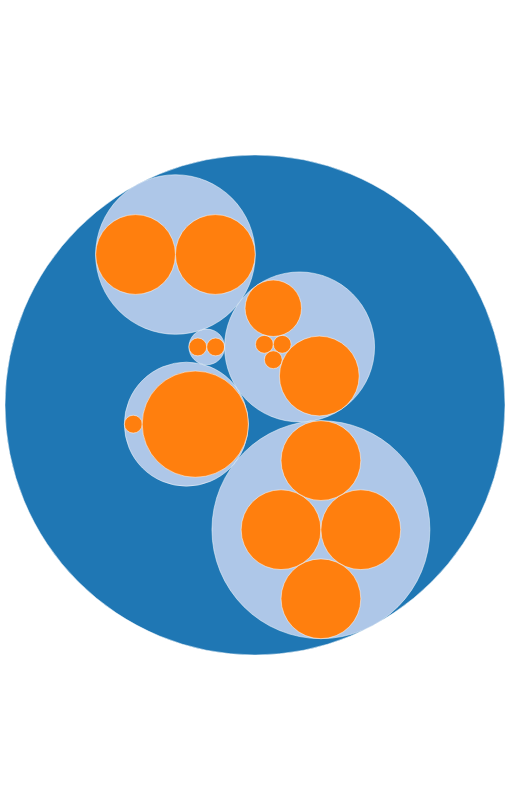

Source (Vega-Lite JSON):
### Vega specification from a JSON file in a GitHub repository (floating-point values rounded to 4 significant figures)
{"height": 800, "padding": 5, "marks": [{"encode": {"update": {"stroke": {"value": "white"}, "x": {"field": "x"}, "strokeWidth": {"value": 0.5}, "size": {"signal": "4 * datum.r * datum.r"}, "y": {"field": "y"}}, "hover": {"stroke": {"value": "red"}, "strokeWidth": {"value": 2}}, "enter": {"shape": {"value": "circle"}, "tooltip": {"signal": "datum.name + (datum.size ? ', ' + datum.size + ' bytes' : '')"}, "fill": {"field": "depth", "scale": "color"}}}, "from": {"data": "tree"}, "type": "symbol"}], "data": [{"name": "tree", "values": [{"id": 1, "name": "World", "parent": null, "size": null, "x": 300, "y": 300, "r": 300, "depth": 0, "children": 5}, {"id": 2, "name": "Africa", "parent": 1, "size": null, "x": 404.2, "y": 341.2, "r": 43.14, "depth": 1, "children": 2}, {"id": 3, "name": "Northern Africa", "parent": 2, "size": 111, "x": 419.5, "y": 322.3, "r": 18.78, "depth": 2, "children": 0}, {"id": 4, "name": "Sub-Saharan Africa", "parent": 2, "size": 3938, "x": 419.9, "y": 334.2, "r": 6.852, "depth": 2, "children": 0}, {"id": 5, "name": "America", "parent": 1, "size": null, "x": 419.9, "y": 334.2, "r": 6.852, "depth": 1, "children": 2}, {"id": 6, "name": "Latin America and the Caribbean", "parent": 5, "size": 111, "x": 419.5, "y": 322.3, "r": 18.78, "depth": 2, "children": 0}, {"id": 7, "name": "Northern America", "parent": 5, "size": 111, "x": 419.5, "y": 322.3, "r": 18.78, "depth": 2, "children": 0}, {"id": 8, "name": "Asia", "parent": 1, "size": null, "x": 419.9, "y": 334.2, "r": 6.852, "depth": 1, "children": 5}, {"id": 9, "name": "Central Asia", "parent": 8, "size": 111, "x": 419.5, "y": 322.3, "r": 18.78, "depth": 2, "children": 0}, {"id": 10, "name": "Eastern Asia", "parent": 8, "size": 111, "x": 419.5, "y": 322.3, "r": 18.78, "depth": 2, "children": 0}, {"id": 11, "name": "South-eastern Asia", "parent": 8, "size": 111, "x": 419.5, "y": 322.3, "r": 18.78, "depth": 2, "children": 0}, {"id": 12, "name": "Southern Asia", "parent": 8, "size": 1112, "x": 419.5, "y": 322.3, "r": 18.78, "depth": 2, "children": 0}, {"id": 13, "name": "Western Asia", "parent": 8, "size": 2222, "x": 419.5, "y": 322.3, "r": 18.78, "depth": 2, "children": 0}, {"id": 14, "name": "Europe", "parent": 1, "size": null, "x": 419.9, "y": 334.2, "r": 6.852, "depth": 1, "children": 4}, {"id": 15, "name": "Eastern Europe", "parent": 14, "size": 2222, "x": 419.5, "y": 322.3, "r": 18.78, "depth": 2, "children": 0}, {"id": 16, "name": "Northern Europe", "parent": 14, "size": 2222, "x": 419.5, "y": 322.3, "r": 18.78, "depth": 2, "children": 0}, {"id": 17, "name": "Southern Europe", "parent": 14, "size": 2222, "x": 419.5, "y": 322.3, "r": 18.78, "depth": 2, "children": 0}, {"id": 18, "name": "Western Europe", "parent": 14, "size": 2222, "x": 419.5, "y": 322.3, "r": 18.78, "depth": 2, "children": 0}, {"id": 19, "name": "Ocenania", "parent": 1, "size": null, "x": 419.9, "y": 334.2, "r": 6.852, "depth": 1, "children": 4}, {"id": 20, "name": "Australia & New Zealand", "parent": 19, "size": 2222, "x": 419.5, "y": 322.3, "r": 18.78, "depth": 2, "children": 0}, {"id": 21, "name": "Polynesia", "parent": 19, "size": 2222, "x": 419.5, "y": 322.3, "r": 18.78, "depth": 2, "children": 0}], "transform": [{"key": "id", "parentKey": "parent", "type": "stratify"}, {"sort": {"field": "value"}, "field": "size", "size": [{"signal": "width"}, {"signal": "height"}], "type": "pack"}]}], "scales": [{"name": "color", "range": {"scheme": "category20"}, "domain": {"data": "tree", "field": "depth"}, "type": "ordinal"}], "width": 500, "autosize": "none"}
